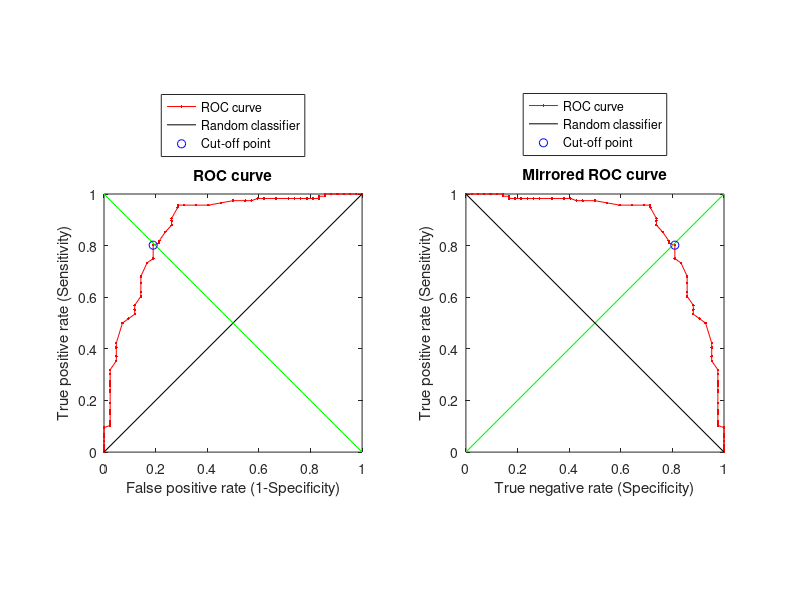

Write the MATLAB code that produced this figure.
function ROCout=roc(varargin)
% ROC - Receiver Operating Characteristics.
% The ROC graphs are a useful tecnique for organizing classifiers and
% visualizing their performance. ROC graphs are commonly used in medical
% decision making.
% If you have downloaded partest
% http://www.mathworks.com/matlabcentral/fileexchange/12705
% the routine will compute several data on test performance.
%
% Syntax: ROCout=roc(x,thresholds,alpha,verbose)
%
% Input: x - This is a Nx2 data matrix. The first column is the column of the data value;
%            The second column is the column of the tag: unhealthy (1) and
%            healthy (0).
%        Thresholds - If you want to use all unique values in x(:,1) 
%            then set this variable to 0 or leave it empty; 
%            else set how many unique values you want to use (min=3);
%        alpha - significance level (default 0.05)
%        verbose - if you want to see all reports and plots (0-no; 1-yes by
%        default);
%
% Output: if verbose = 1
%         the ROCplots, the sensitivity and specificity at thresholds; the Area
%         under the curve with Standard error and Confidence interval and
%         comment, Cut-off point for best sensitivity and specificity. 
%         (Optional) the test performances at cut-off point.
%         if ROCout is declared, you will have a struct:
%         ROCout.AUC=Area under the curve (AUC);
%         ROCout.SE=Standard error of the area;
%         ROCout.ci=Confidence interval of the AUC
%         ROCout.co=Cut off point for best sensitivity and sensibility
%         ROCdata.xr and ROCdata.yr points for ROC plot
%
% USING roc WITHOUT ANY DATA, IT WILL RUN A DEMO
%
%           Created by Giuseppe Cardillo
%           giuseppe.cardillo-edta@poste.it
%
% To cite this file, this would be an appropriate format:
% Cardillo G. (2008) ROC curve: compute a Receiver Operating Characteristics curve.
% http://www.mathworks.com/matlabcentral/fileexchange/19950

%Input Error handling
args=cell(varargin);
nu=numel(args);
if isempty(nu)
    error('Warning: almost the data matrix is required')
elseif nu>4
    error('Warning: Max four input data are required')
end
default.values = {[165 1;140 1;154 1;139 1;134 1;154 1;120 1;133 1;150 1;...
146 1;140 1;114 1;128 1;131 1;116 1;128 1;122 1;129 1;145 1;117 1;140 1;...
149 1;116 1;147 1;125 1;149 1;129 1;157 1;144 1;123 1;107 1;129 1;152 1;...
164 1;134 1;120 1;148 1;151 1;149 1;138 1;159 1;169 1;137 1;151 1;141 1;...
145 1;135 1;135 1;153 1;125 1;159 1;148 1;142 1;130 1;111 1;140 1;136 1;...
142 1;139 1;137 1;187 1;154 1;151 1;149 1;148 1;157 1;159 1;143 1;124 1;...
141 1;114 1;136 1;110 1;129 1;145 1;132 1;125 1;149 1;146 1;138 1;151 1;...
147 1;154 1;147 1;158 1;156 1;156 1;128 1;151 1;138 1;193 1;131 1;127 1;...
129 1;120 1;159 1;147 1;159 1;156 1;143 1;149 1;160 1;126 1;136 1;150 1;...
136 1;151 1;140 1;145 1;140 1;134 1;140 1;138 1;144 1;140 1;140 1;159 0;...
136 0;149 0;156 0;191 0;169 0;194 0;182 0;163 0;152 0;145 0;176 0;122 0;...
141 0;172 0;162 0;165 0;184 0;239 0;178 0;178 0;164 0;185 0;154 0;164 0;...
140 0;207 0;214 0;165 0;183 0;218 0;142 0;161 0;168 0;181 0;162 0;166 0;...
150 0;205 0;163 0;166 0;176 0;],0,0.05,1};
default.values(1:nu) = args;
[x threshold alpha verbose] = deal(default.values{:});
if isvector(x)
    error('Warning: X must be a matrix')
end
if ~all(isfinite(x(:))) || ~all(isnumeric(x(:)))
    error('Warning: all X values must be numeric and finite')
end
x(:,2)=logical(x(:,2));
if all(x(:,2)==0)
    error('Warning: there are only healthy subjects!')
end
if all(x(:,2)==1)
    error('Warning: there are only unhealthy subjects!')
end
if nu>=2
    if isempty(threshold)
        threshold=0;
    else
        if ~isscalar(threshold) || ~isnumeric(threshold) || ~isfinite(threshold)
            error('Warning: it is required a numeric, finite and scalar THRESHOLD value.');
        end
        if threshold ~= 0 && threshold <3
            error('Warning: Threshold must be 0 if you want to use all unique points or >=2.')
        end
    end
    if nu>=3
        if isempty(alpha)
            alpha=0.05;
        else
            if ~isscalar(alpha) || ~isnumeric(alpha) || ~isfinite(alpha)
                error('Warning: it is required a numeric, finite and scalar ALPHA value.');
            end
            if alpha <= 0 || alpha >= 1 %check if alpha is between 0 and 1
                error('Warning: ALPHA must be comprised between 0 and 1.')
            end
        end
    end
    if nu==4
        verbose=logical(verbose);
    end
end
clear args default nu

tr=repmat('-',1,80);
lu=length(x(x(:,2)==1)); %number of unhealthy subjects
lh=length(x(x(:,2)==0)); %number of healthy subjects
z=sortrows(x,1);
if threshold==0
    labels=unique(z(:,1));%find unique values in z
else
    K=linspace(0,1,threshold+1); K(1)=[];
    labels=quantile(unique(z(:,1)),K)';
end
ll=length(labels); %count unique value
a=zeros(ll,2); %array preallocation
ubar=mean(x(x(:,2)==1),1); %unhealthy mean value
hbar=mean(x(x(:,2)==0),1); %healthy mean value
for K=1:ll
    if hbar<ubar
        TP=length(x(x(:,2)==1 & x(:,1)>labels(K)));
        FP=length(x(x(:,2)==0 & x(:,1)>labels(K)));
        FN=length(x(x(:,2)==1 & x(:,1)<=labels(K)));
        TN=length(x(x(:,2)==0 & x(:,1)<=labels(K)));
    else
        TP=length(x(x(:,2)==1 & x(:,1)<labels(K)));
        FP=length(x(x(:,2)==0 & x(:,1)<labels(K)));
        FN=length(x(x(:,2)==1 & x(:,1)>=labels(K)));
        TN=length(x(x(:,2)==0 & x(:,1)>=labels(K)));
    end
    a(K,:)=[TP/(TP+FN) TN/(TN+FP)]; %Sensitivity and Specificity
end

if hbar<ubar
    xroc=flipud([1; 1-a(:,2); 0]); yroc=flipud([1; a(:,1); 0]); %ROC points
    labels=flipud(labels);
else
    xroc=[0; 1-a(:,2); 1]; yroc=[0; a(:,1); 1]; %ROC points
end

Area=trapz(xroc,yroc); %estimate the area under the curve
%standard error of area
Area2=Area^2; Q1=Area/(2-Area); Q2=2*Area2/(1+Area);
V=(Area*(1-Area)+(lu-1)*(Q1-Area2)+(lh-1)*(Q2-Area2))/(lu*lh);
Serror=realsqrt(V);
%confidence interval
ci=Area+[-1 1].*(realsqrt(2)*erfcinv(alpha)*Serror);
if ci(1)<0; ci(1)=0; end
if ci(2)>1; ci(2)=1; end
%the best cut-off point is the closest point to (0,1)
d=realsqrt(xroc.^2+(1-yroc).^2); %apply the Pitagora's theorem
[~,J]=min(d); %find the least distance
co=labels(J-1); %Set the cut-off point

if verbose
    %z-test
    SAUC=(Area-0.5)/Serror; %standardized area
    p=1-0.5*erfc(-SAUC/realsqrt(2)); %p-value
    %Performance of the classifier
    if Area==1
        str='Perfect test';
    elseif Area>=0.90 && Area<1
        str='Excellent test';
    elseif Area>=0.80 && Area<0.90
        str='Good test';
    elseif Area>=0.70 && Area<0.80
        str='Fair test';
    elseif Area>=0.60 && Area<0.70
        str='Poor test';
    elseif Area>=0.50 && Area<0.60
        str='Fail test';
    else
        str='Failed test - less than chance';
    end
    %display results
    disp('ROC CURVE DATA')
    disp(tr)
    fprintf('Cut-off point\t\tSensivity\tSpecificity\n')
    table=[labels'; yroc(2:end-1)'; 1-xroc(2:end-1)';]';
    fprintf('%0.4f\t\t%0.4f\t\t%0.4f\n',table')
    disp(tr)
    disp(' ')
    disp('ROC CURVE ANALYSIS')
    disp(' ')
    disp(tr)
    str2=['AUC\t\t\tS.E.\t\t\t\t' num2str((1-alpha)*100) '%% C.I.\t\t\tComment\n'];
    fprintf(str2)
    disp(tr)
    fprintf('%0.5f\t\t\t%0.5f\t\t\t%0.5f\t\t%0.5f\t\t\t%s\n',Area,Serror,ci,str)
    disp(tr)
    fprintf('Standardized AUC\t\t1-tail p-value\n')
    fprintf('%0.4f\t\t\t\t%0.6f',SAUC,p)
    if p<=alpha
        fprintf('\t\tThe area is statistically greater than 0.5\n')
    else
        fprintf('\t\tThe area is not statistically greater than 0.5\n')
    end
    disp(' ')
    %display graph
    subplot(1,2,1)
    HR1=plot(xroc,yroc,'r.-');
    hold on
    HRC1=plot([0 1],[0 1],'k');
    plot([0 1],[1 0],'g')
    hold off
    xlabel('False positive rate (1-Specificity)')
    ylabel('True positive rate (Sensitivity)')
    title('ROC curve')
    axis square
    
    subplot(1,2,2)
    HR2=plot(1-xroc,yroc,'r.-');
    hold on
    plot([0 1],[0 1],'g')
    HRC2=plot([0 1],[1 0],'k');
    hold off
    xlabel('True negative rate (Specificity)')
    ylabel('True positive rate (Sensitivity)')
    title('Mirrored ROC curve')
    axis square
    
    %if partest.m was downloaded
    if p<=alpha
        subplot(1,2,1)
        hold on
        HCO1=plot(xroc(J),yroc(J),'bo');
        hold off
        legend([HR1,HRC1,HCO1],'ROC curve','Random classifier','Cut-off point','Location','NorthOutside')
        subplot(1,2,2)
        hold on
        HCO2=plot(1-xroc(J),yroc(J),'bo');
        hold off
        legend([HR2,HRC2,HCO2],'ROC curve','Random classifier','Cut-off point','Location','NorthOutside')
        disp(' ')
        fprintf('Cut-off point for best Sensitivity and Specificity (blu circle in plot)= %0.4f\n',co)
        disp('In the ROC plot, the cut-off point is the closest to [0,1] point or, if you want, the closest to the green line')
        disp('Press a key to continue'); pause
        %table at cut-off point
        if hbar<ubar
            TP=length(x(x(:,2)==1 & x(:,1)>co));
            FP=length(x(x(:,2)==0 & x(:,1)>co));
            FN=length(x(x(:,2)==1 & x(:,1)<=co));
            TN=length(x(x(:,2)==0 & x(:,1)<=co));
        else
            TP=length(x(x(:,2)==1 & x(:,1)<co));
            FP=length(x(x(:,2)==0 & x(:,1)<co));
            FN=length(x(x(:,2)==1 & x(:,1)>=co));
            TN=length(x(x(:,2)==0 & x(:,1)>=co));
        end
        cotable=[TP FP; FN TN];
        disp('Table at cut-off point')
        disp(cotable)
        disp(' ')
        try
            partest(cotable)
        catch ME
            disp(ME)
            disp('If you want to calculate the test performance at cutoff point please download partest.m from Fex')
            disp('http://www.mathworks.com/matlabcentral/fileexchange/12705')
        end
    end
end
if nargout
    ROCout.AUC=Area;
    ROCout.SE=Serror;
    ROCout.ci=ci;
    ROCout.co=co;
    ROCout.xr=xroc;
    ROCout.yr=yroc;
end
